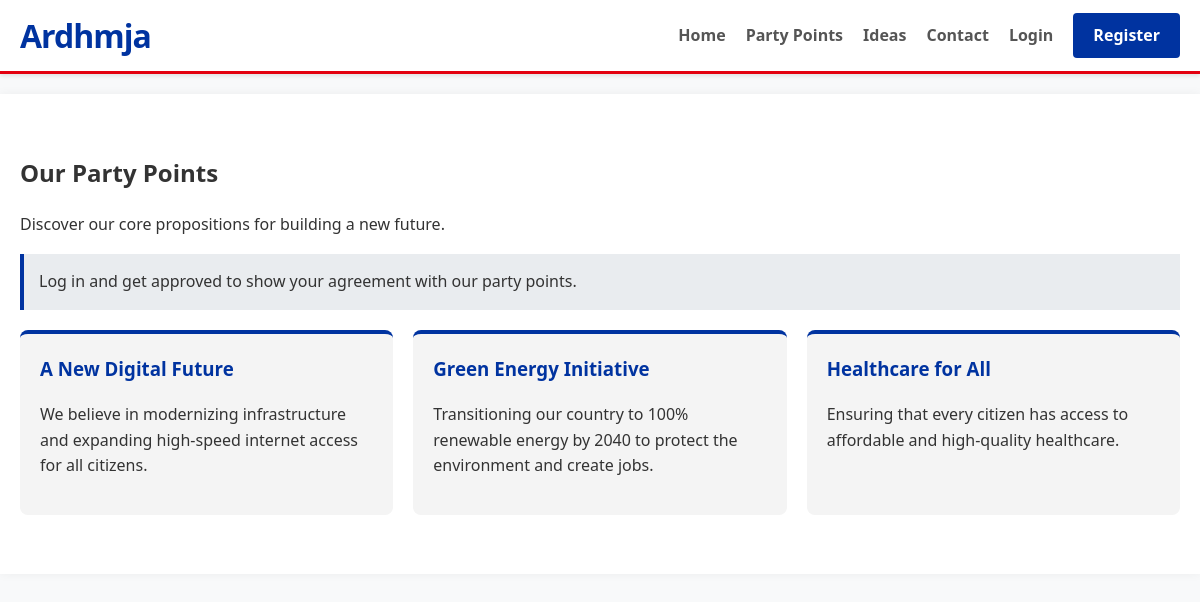
/points.php, run on the app's committed database.
### tables this page shows
CREATE TABLE `party_points` (
  `id` int(11) NOT NULL AUTO_INCREMENT,
  `title` varchar(255) NOT NULL,
  `description` text,
  `created_at` timestamp DEFAULT CURRENT_TIMESTAMP,
  PRIMARY KEY (`id`)
);

### points.php (the view, shortened to what this page needs)
<?php
require_once 'includes/db.php';
$points = $pdo->query("SELECT * FROM party_points ORDER BY created_at ASC")->fetchAll();
?>
<!DOCTYPE html>
<html lang="en">
<head>
    <link rel="stylesheet" href="assets/css/style.css">
</head>
<body>
    <?php include 'includes/header.php'; ?>
    <div class="container main-content">
        <h2>Our Party Points</h2>
        <p>Discover our core propositions for building a new future.</p>
        <?php if (!isset($_SESSION['user_id'])): ?>
            <p class="info-box">Log in and get approved to show your agreement with our party points.</p>
        <?php endif; ?>
        <div class="points-grid">
            <?php foreach ($points as $p): ?>
                <div class="point-card">
                    <h3><?= htmlspecialchars($p['title']) ?></h3>
                    <p><?= nl2br(htmlspecialchars($p['description'])) ?></p>
                </div>
            <?php endforeach; ?>
        </div>
    </div>
</body>
</html>

### assets/css/style.css (style rules this page uses)
:root { --primary-color: #0033a0; --secondary-color: #e3000f; --text-color: #333; --bg-color: #f8f9fa; --font-family: 'Segoe UI', Tahoma, Geneva, Verdana, sans-serif; }
body { margin: 0; padding: 0; font-family: var(--font-family); color: var(--text-color); background-color: var(--bg-color); line-height: 1.6; }
.container { max-width: 1200px; margin: 0 auto; padding: 0 20px; }
.main-content { padding: 40px 20px; background: #fff; min-height: 50vh; box-shadow: 0 0 10px rgba(0,0,0,0.05); margin-top: 20px; margin-bottom: 20px; }
.info-box { background: #e9ecef; padding: 15px; border-left: 4px solid var(--primary-color); }
.points-grid { display: grid; grid-template-columns: repeat(auto-fill, minmax(300px, 1fr)); gap: 20px; margin-top: 20px; }
.point-card { background: #f4f4f4; padding: 20px; border-radius: 8px; border-top: 4px solid var(--primary-color); }
.point-card h3 { margin-top: 0; color: var(--primary-color); }

### data on the page
party_points: title "A New Digital Future", description "We believe in modernizing infrastructure and expanding high-speed internet access for all citizens."
party_points: title "Green Energy Initiative", description "Transitioning our country to 100% renewable energy by 2040 to protect the environment and create jobs."
party_points: title "Healthcare for All", description "Ensuring that every citizen has access to affordable and high-quality healthcare."
